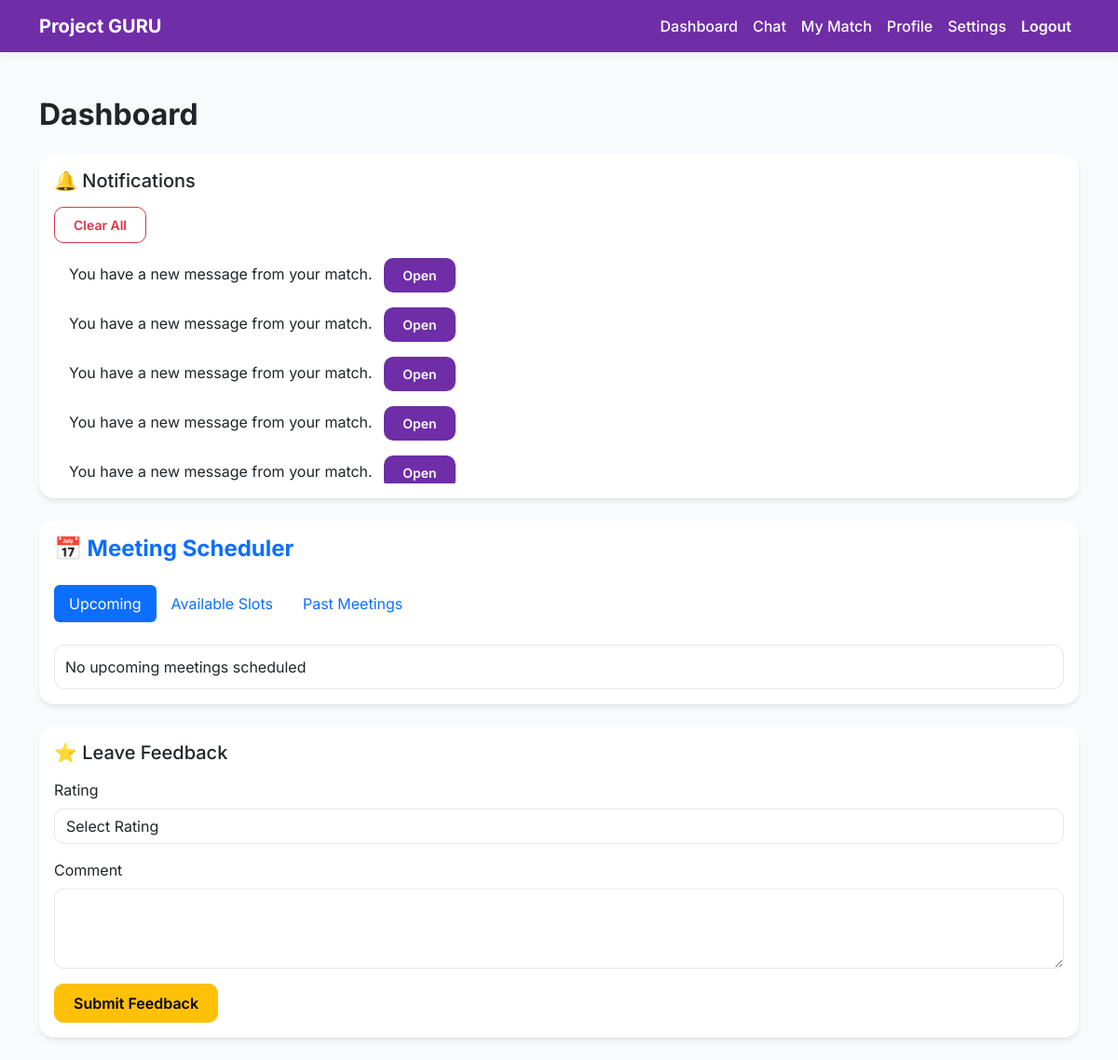
Screenshot of /dashboard (signed in) with the database file from the repository.
### tables this page shows
CREATE TABLE notifications (

id INTEGER PRIMARY KEY AUTOINCREMENT,

user_id INTEGER,

message TEXT,

link TEXT,

is_read INTEGER DEFAULT 0,

created_at TIMESTAMP DEFAULT CURRENT_TIMESTAMP

);

### app.py (the view, shortened to what this page needs)
@app.route("/dashboard")
def dashboard():
    if "user_id" not in session:
        return redirect("/login")
    conn = get_db()
    user = conn.execute(
        "SELECT * FROM users WHERE id=?",
        (session["user_id"],)
    ).fetchone()
    matches = conn.execute(
        "SELECT * FROM matches WHERE mentor_id=? OR mentee_id=?",
        (session["user_id"], session["user_id"])
    ).fetchall()
    match = None
    for m in matches:
        if m["status"] == "final":
            match = m
    selected_date = request.args.get("filter_date")
    if selected_date == "":
        selected_date = None
    slots = []
    upcoming_meetings = []
    past_meetings = []
    if match:
        if selected_date:
            slots = conn.execute("""
                SELECT *
                FROM meeting_slots
                WHERE match_id=?
                AND date=?
                AND status!='unavailable'
                ORDER BY date, start_time
            """, (match["id"], selected_date)).fetchall()
        else:
            slots = conn.execute("""
                SELECT *
                FROM meeting_slots
                WHERE match_id=?
                AND status!='unavailable'
                ORDER BY date, start_time
            """, (match["id"],)).fetchall()
        now = datetime.now()
        filtered_slots = []
        slots = filtered_slots
    notifications = conn.execute("""
        SELECT *
        FROM notifications
        WHERE user_id=?
        ORDER BY created_at DESC
    """, (session["user_id"],)).fetchall()
    conn.close()
    return render_template(
        "dashboard.html",
        user=user,
        matches=matches,
        match=match,
        slots=slots,
        upcoming_meetings=upcoming_meetings,
        past_meetings=past_meetings,
        notifications=notifications,
        current_date=date.today(),
        user_id=session["user_id"]
    )

### app.py (called while the page is built)
def get_db():
    conn = sqlite3.connect("database.db", timeout=30)
    conn.row_factory = sqlite3.Row
    return conn

### templates/dashboard.html (shortened to what this page needs)
<!DOCTYPE html>
<html>
<head>
<link href="https://cdn.jsdelivr.net/npm/bootstrap@5.3.2/dist/css/bootstrap.min.css" rel="stylesheet">
<link rel="stylesheet" href="https://cdn.jsdelivr.net/npm/bootstrap-icons@1.11.3/font/bootstrap-icons.css">
</head>
<body>
{% include "navbar.html" %}
<div class="container mt-5">
<h2 class="mb-4 fw-bold">Dashboard</h2>
<div class="card mb-4">
<div class="card-body">
<h5 class="mb-3">🔔 Notifications</h5>
<div class="d-flex justify-content-between align-items-center mb-2">
<a href="/clear_notifications"
class="btn btn-outline-danger btn-sm">
Clear All
</a>
</div>
{% if notifications %}
<ul class="list-group notifications-scroll">
{% for n in notifications %}
<li class="list-group-item d-flex justify-content-between align-items-center border-0">
<div>
{{ n.message }}
{% if n.link %}
<a href="{{ n.link }}" class="btn btn-sm btn-primary ms-2">Open</a>
{% endif %}
</div>
</li>
{% endfor %}
</ul>
{% else %}
<div class="empty-state">
No notifications yet
</div>
{% endif %}
</div>
</div>
<div class="card mb-4">
<div class="card-body">
<h4 class="mb-4 fw-bold text-primary">📅 Meeting Scheduler</h4>
<ul class="nav nav-pills mb-4">
<li class="nav-item">
<a class="nav-link {% if request.args.get('tab','upcoming') == 'upcoming' %}active{% endif %}"
href="/dashboard?tab=upcoming">Upcoming</a>
</li>
<li class="nav-item">
<a class="nav-link {% if request.args.get('tab') == 'available' %}active{% endif %}"
href="/dashboard?tab=available">Available Slots</a>
</li>
<li class="nav-item">
<a class="nav-link {% if request.args.get('tab') == 'past' %}active{% endif %}"
href="/dashboard?tab=past">Past Meetings</a>
</li>
</ul>
{% if request.args.get("tab","upcoming") == "upcoming" %}
<div class="slot-box">
{% for slot in upcoming_meetings %}
<div class="card mb-3 border-0 shadow-sm">
<div class="card-body d-flex justify-content-between align-items-center">
<div>
<h6 class="mb-1 fw-semibold">📅 {{ slot.date }}</h6>
<small class="text-muted">⏰ {{ slot.start_time }} — {{ slot.end_time }}</small>
</div>
<div class="text-end">
{% if slot.status == "booked" %}
<span class="badge rounded-pill bg-success px-3 py-2 shadow-sm">
    <i class="bi bi-check-circle-fill me-1"></i> Booked
</span>
{% elif slot.status == "available" %}
<span class="badge rounded-pill bg-info text-dark px-3 py-2">
    Available
</span>
{% endif %}
<br>
{% if user_id == match.mentee_id %}
<a href="/cancel_booking/{{slot.id}}?tab=upcoming"
class="btn btn-link text-danger btn-sm mt-2">
Cancel
</a>
{% endif %}
{% if user_id == match.mentor_id %}
<a href="/mentor_cancel_meeting/{{slot.id}}?tab=upcoming"
class="btn btn-link text-danger btn-sm mt-2">
Cancel
</a>
{% endif %}
</div>
</div>
</div>
{% else %}
<div class="empty-state">No upcoming meetings scheduled</div>
{% endfor %}
</div>
{% endif %}
</div>
</div>
{% if match and match.status == "final" %}
<div class="card mb-4">
<div class="card-body">
<h5 class="mb-3">⭐ Leave Feedback</h5>
<form method="POST" action="/give_feedback/{{ match.id }}">
<div class="mb-3">
<label class="form-label">Rating</label>
<select name="rating" class="form-control" required>
<option value="">Select Rating</option>
</select>
</div>
<div class="mb-3">
<label class="form-label">Comment</label>
<textarea name="comment" class="form-control" rows="3" required></textarea>
</div>
<button class="btn btn-warning">Submit Feedback</button>
</form>
</div>
</div>
{% endif %}
</div>
</body>
</html>

### templates/dashboard.html (style rules this page uses)
body { background:#F8FAFC; font-family: 'Inter', sans-serif; }
.btn-primary { background:#2563EB; border:none; border-radius:10px; }
.card { border:none; border-radius:14px; box-shadow:0 4px 18px rgba(0,0,0,0.06); }
.notifications-scroll { max-height:250px; overflow-y:auto; }
.slot-box { max-height:300px; overflow-y:auto; border-radius:12px; background:white; padding:12px; box-shadow: inset 0 0 0 1px #E5E7EB; }

### templates/navbar.html (style rules this page uses)
:root { --primary-purple:#6f2da8; --accent-purple:#8b5cf6; --bg-body:#f8fafc; }
body { background:var(--bg-body) !important; font-family:'Inter', system-ui, -apple-system, sans-serif !important; }
.card { border:none !important; border-radius:16px !important; box-shadow:0 4px 6px -1px rgba(0,0,0,0.08), 0 2px 4px -2px rgba(0,0,0,0.05) !important; transition:all 0.2s ease; }
.btn { border-radius:10px !important; font-weight:600 !important; padding:8px 20px !important; transition:all 0.2s ease !important; }
.btn-primary { background:var(--primary-purple) !important; border:none !important; }
.form-control { border-radius:10px !important; border:1px solid #e5e7eb !important; }

### rows the page displays
notifications: message "You have a new message from your match."
notifications: message "You have a new message from your match."
notifications: message "You have a new message from your match."
notifications: message "You have a new message from your match."
notifications: message "You have a new message from your match."
